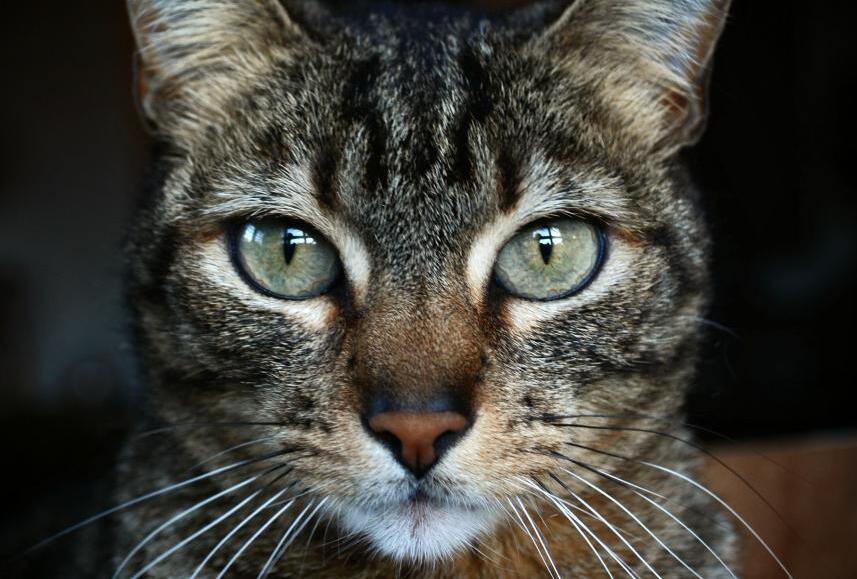
#> input picture Multiresolution Blending and Feathering/res08.jpg, 857 x 579 px
$ python multiscale_blending.py
#> lines starting #> are read from the running program, lines starting #| are printed output that depends on the picture
import cv2
import numpy as np


def gaussian_stack(num_levels, image, kernel_size, base_sigma):
    g_stack = []
    prev = image
    for l in range(num_levels):
        level_sigma = np.power(base_sigma, l)
        if l > 0:
            prev = g_stack[l - 1]
        g_stack.append(cv2.GaussianBlur(prev, ksize=(kernel_size, kernel_size), sigmaX=level_sigma, sigmaY=level_sigma))
    # del g_stack[0]
    return g_stack


def laplacian_stack(num_levels, image, g_stack):
    l_stack = [image.astype('int') - g_stack[0].astype('int')]
    for l in range(0, num_levels - 2):
        l_stack.append(g_stack[l].astype('int') - g_stack[l + 1].astype('int'))
    l_stack.append(g_stack[num_levels - 1])
    return l_stack


def stack_blend(num_levels, im1, im2, horizontal_split=True, kernel_size=45, base_sigma=1.2):
    h, w = im1.shape[:2]
    mask = np.zeros((h, w, 3))
    if horizontal_split:
        mask[:h // 2, :, :] = 1
    else:
        mask[:, :w//2, :] = 1
    mask_stack = gaussian_stack(num_levels, mask, kernel_size=kernel_size, base_sigma=2 * base_sigma)

    im1_g_stack = gaussian_stack(num_levels, im1, kernel_size, base_sigma)
    im1_l_stack = laplacian_stack(num_levels, im1, im1_g_stack)

    im2_g_stack = gaussian_stack(num_levels, im2, kernel_size, base_sigma)
    im2_l_stack = laplacian_stack(num_levels, im2, im2_g_stack)

    res = np.zeros((h, w, 3)).astype('uint8')
    blended_stack = []
    for l in range(num_levels):
        im1_l = im1_l_stack[l]
        im2_l = im2_l_stack[l]
        mask1 = mask_stack[l]
        mask2 = np.ones((h, w, 3)) - mask1
        blended = (np.multiply(im1_l, mask1) + np.multiply(im2_l, mask2)).astype('uint8')
        blended_stack.append(blended)
        res += blended
        # [5 lines of commented-out code are left out]
    return res


def laplacian_gaussian_pyramid(num_levels, image, kernel_size, sigma):
    g_pyramid = []
    l_pyramid = []
    current_level_image = image
    for l in range(num_levels):
        I = cv2.GaussianBlur(current_level_image.astype('uint8'), ksize=(kernel_size, kernel_size), sigmaX=sigma, sigmaY=sigma)
        h = current_level_image.astype('uint8') - I.astype('int')
        g_pyramid.append(I)
        l_pyramid.append(h)
        current_level_image = cv2.resize(I, (0, 0), fx=0.5, fy=0.5)
    l_pyramid.append(current_level_image)
    return g_pyramid, l_pyramid


def create_feathered_blend_masks(h, w, transition_fraction, center_offset, horizontal_split):
    mask1 = np.zeros((h, w, 3))
    mask2 = np.zeros((h, w, 3))
    if horizontal_split:
        transition_center = h // 2 + center_offset
        transition_size = int(transition_fraction * h)
        half_transition_width = transition_size // 2
        mask1[:transition_center - half_transition_width + 1, :, :] = 1
        mask2[transition_center + half_transition_width:, :, :] = 1
        for i in range(transition_size):
            mask1[transition_center - half_transition_width + i, :, :] = (transition_size - i - 1) / transition_size
            mask2[transition_center + half_transition_width - i, :, :] = (transition_size - i - 1) / transition_size
    else:
        transition_center = w // 2 + center_offset
        transition_size = int(transition_fraction * w)
        half_transition_width = transition_size // 2
        mask1[:, :transition_center - half_transition_width + 1, :] = 1
        mask2[:, transition_center + half_transition_width:, :] = 1
        for i in range(transition_size):
            mask1[:, transition_center - half_transition_width + i, :] = (transition_size - i - 1) / transition_size
            mask2[:, transition_center + half_transition_width - i, :] = (transition_size - i - 1) / transition_size
    return mask1, mask2


def laplacian_pyramid_blend(num_levels, im1, im2, transition_fraction, center_offset=0, horizontal_split=True, kernel_size=5, sigma=0):
    im1_g_pyramid, im1_l_pyramid = laplacian_gaussian_pyramid(num_levels, im1, kernel_size, sigma)
    im2_g_pyramid, im2_l_pyramid = laplacian_gaussian_pyramid(num_levels, im2, kernel_size, sigma)
    blended = np.zeros_like(im1_l_pyramid[num_levels])
    blended_pyramid = []
    for l in range(num_levels, -1, -1):
        im1_l = im1_l_pyramid[l]
        im2_l = im2_l_pyramid[l]
        h, w = im1_l.shape[:2]
        mask1, mask2 = create_feathered_blend_masks(h, w, transition_fraction / (np.power(2, num_levels - l)), center_offset, horizontal_split)
        blended += (np.multiply(im1_l, mask1) + np.multiply(im2_l, mask2)).astype('uint8')
        if l != 0:
            next_level_h, next_level_w = im1_l_pyramid[l - 1].shape[:2]
            blended = cv2.resize(blended, (next_level_w, next_level_h))
            blended.astype('int')
        blended_pyramid.append(blended)
    return blended_pyramid[-1].astype('uint8')


image1 = cv2.imread("res08.jpg")
#> image1 is the input picture: shape (579, 857, 3); mean B, G, R 56.9, 63.4, 64.8
image2 = cv2.imread("res09.jpg")
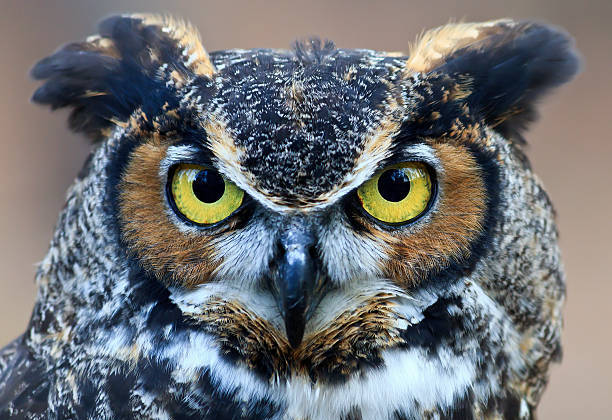
#> input picture Multiresolution Blending and Feathering/res09.jpg, 612 x 420 px
#> image2 is the input picture: shape (420, 612, 3); mean B, G, R 116.8, 113.7, 111.2
h, w = image2.shape[:2]
#> h = 420; w = 612
image1 = cv2.resize(image1, (w, h))
#> image1: shape (420, 612, 3)
mask = np.zeros_like(image2)
mask[:, :w//2] = 1
res = laplacian_pyramid_blend(num_levels=5, im1=image1, im2=image2, transition_fraction=0.9)
#> after the loop in laplacian_gaussian_pyramid, `for l in range(num_levels):`: g_pyramid = 5 items
#> in laplacian_pyramid_blend, `im1_g_pyramid, im1_l_pyramid = laplacian_gaussian_pyramid(num_levels, ..`: im1_l_pyramid = 6 items
#> call 2 of laplacian_gaussian_pyramid, with num_levels = 5, kernel_size = 5, sigma = 0
#> after the loop in laplacian_gaussian_pyramid (call 2), `for l in range(num_levels):`:
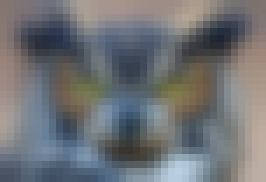
#> I: shape (26, 38, 3) (shown 7 times larger); mean B, G, R 117.4, 114.2, 111.6
#> in laplacian_pyramid_blend, `im2_g_pyramid, im2_l_pyramid = laplacian_gaussian_pyramid(num_levels, ..`: im2_g_pyramid = 5 items; im2_l_pyramid = 6 items
#> after the loop in laplacian_pyramid_blend, `for l in range(num_levels, -1, -1):`:
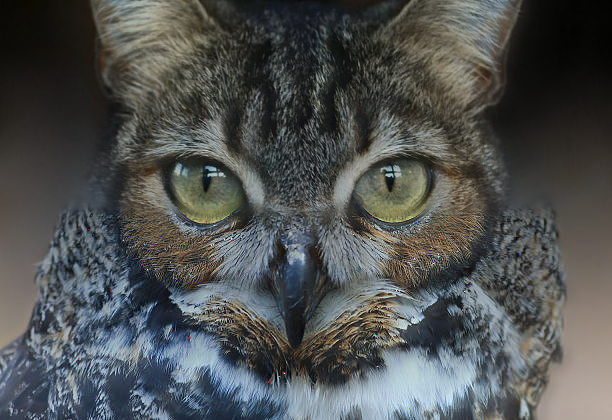
#> blended: shape (420, 612, 3); mean B, G, R 81, 81.7, 78.9
cv2.imwrite("pyramid_blend.jpg", res)
res = stack_blend(num_levels=12, im1=image1, im2=image2)
#> call 2 of gaussian_stack, with num_levels = 12, kernel_size = 45, base_sigma = 1.2
#> after the loop in gaussian_stack (call 2), `for l in range(num_levels):`:
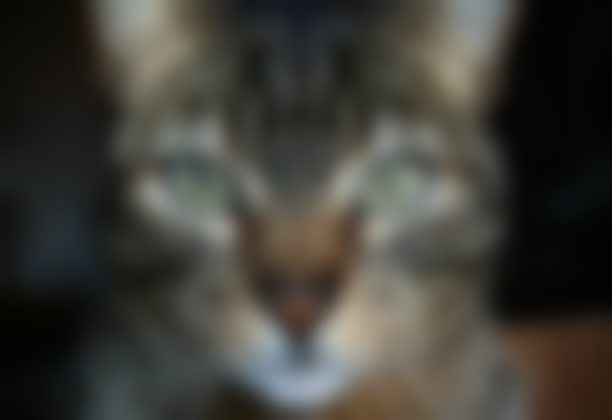
#> prev: shape (420, 612, 3); mean of channels 0, 1, 2 56.8, 63.3, 64.6; drawn as B, G, R
#> after the loop in gaussian_stack (call 2), `for l in range(num_levels):`: g_stack = 12 items
#> after the loop in laplacian_stack, `for l in range(0, num_levels - 2):`: l_stack = 11 items
#> in stack_blend, `im1_l_stack = laplacian_stack(num_levels, im1, im1_g_stack)`: im1_l_stack = 12 items
#> call 3 of gaussian_stack, with num_levels = 12, kernel_size = 45, base_sigma = 1.2
#> after the loop in gaussian_stack (call 3), `for l in range(num_levels):`:
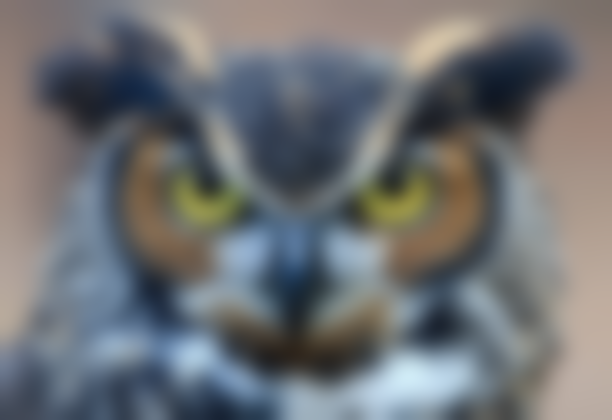
#> prev: shape (420, 612, 3); mean of channels 0, 1, 2 116.8, 113.7, 111.2; drawn as B, G, R
#> the loop in stack_blend, `for l in range(num_levels):` made 12 passes
#> pass 1, in stack_blend, `blended = (np.multiply(im1_l, mask1) + np.multiply(im2_l, mask2)).asty..`:
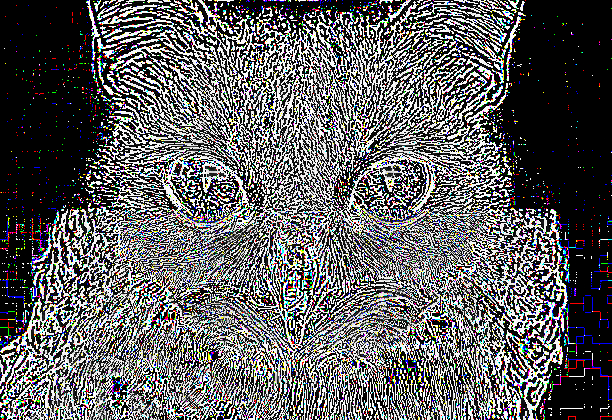
#> blended: shape (420, 612, 3); mean of channels 0, 1, 2 95.3, 94.5, 94.8; drawn as B, G, R
#> after the loop in stack_blend, `for l in range(num_levels):`:
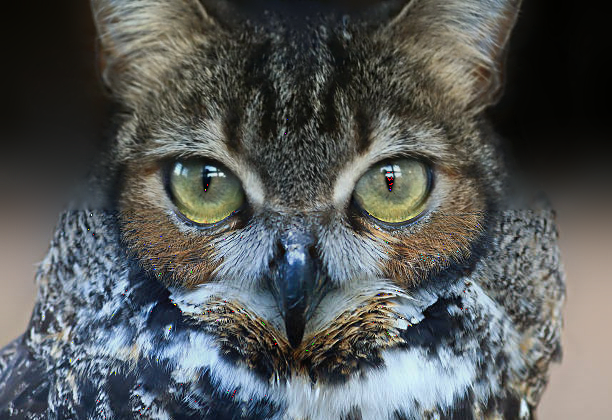
#> res: shape (420, 612, 3); mean of channels 0, 1, 2 88.8, 89.4, 86; drawn as B, G, R
cv2.imwrite("res10.jpg", res)
